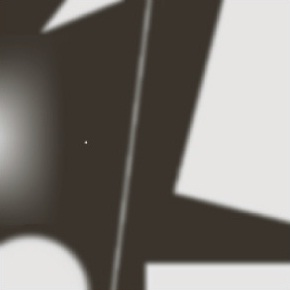
%> input picture Processamento Digital de Imagens/Exemplos_Professor/Exemplo_Segmentacao_0.jpg, 290 x 290 px
$ octave Exemplo_Segmentacao_0.m   (GNU Octave 9; MATLAB toolbox functions it lacks are replaced by stand-ins)
%> lines starting %> are read from the running program, lines starting %| are printed output that depends on the picture; in (x1, y1, x2, y2) boxes, pixels count from 0 and x2, y2 are one past the last pixel; in counts of white or black regions, pixels touching at a corner belong together; the program's own positions count from 1
clear all;
clc;

img=imread('Exemplo_Segmentacao_0.jpg');
%> img is the input picture: size 290x290x3 uint8; mean R, G, B 122.1, 117.7, 112.3
igray=rgb2gray(img);

figure;
subplot(2,2,1);
imshow(img);
title('Original');

subplot(2,2,2);
img(143, :) = 0;
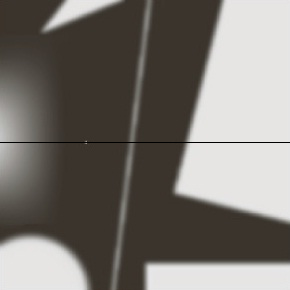
%> img: size 290x290x3 uint8; 0.34% of pixels changed, all inside (x1, y1, x2, y2) = (0, 142, 290, 143)
imshow(img);
title('Linha Avaliada');

subplot(2,2,3);
plot(igray(143,:));
title('Grafico');
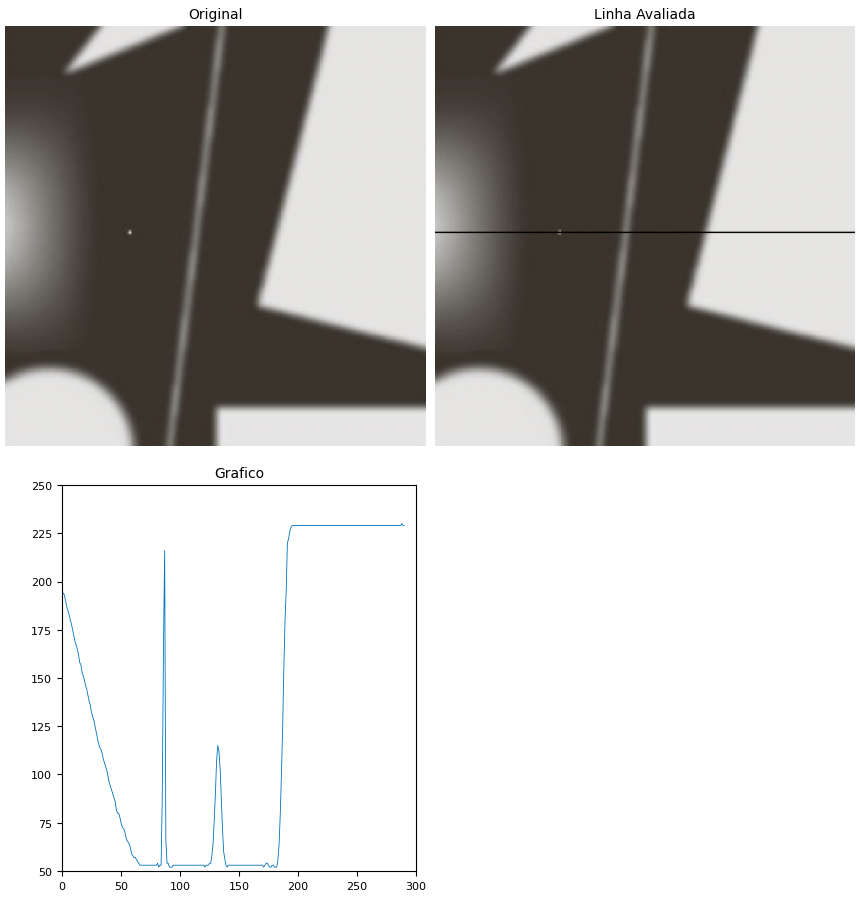
%> figure redrawn from the program's plot data, 3 panels

$ run again, with Processamento Digital de Imagens/Exemplos_Professor/Exemplo_Segmentacao_10.jpg copied over Processamento Digital de Imagens/Exemplos_Professor/Exemplo_Segmentacao_0.jpg
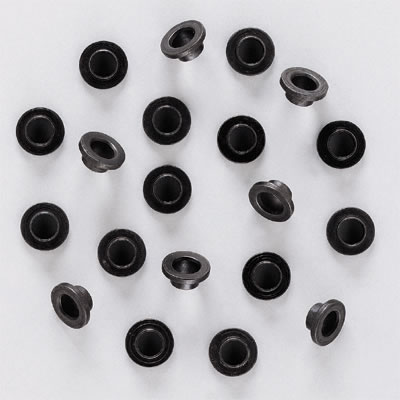
%> input picture Processamento Digital de Imagens/Exemplos_Professor/Exemplo_Segmentacao_10.jpg, 400 x 400 px
%> img is the input picture: size 400x400x3 uint8; mean R, G, B 178.6, 177.4, 180.8
%> `img(143, :) = 0;`:
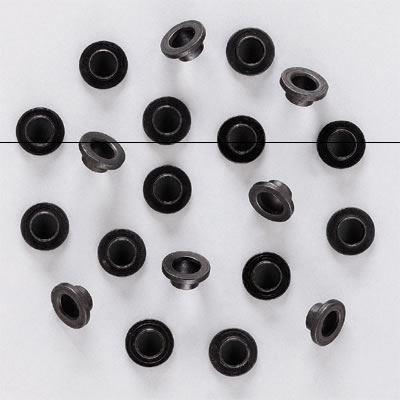
%> img: size 400x400x3 uint8; 0.25% of pixels changed, all inside (x1, y1, x2, y2) = (0, 142, 400, 143)
%> `title('Grafico');`:
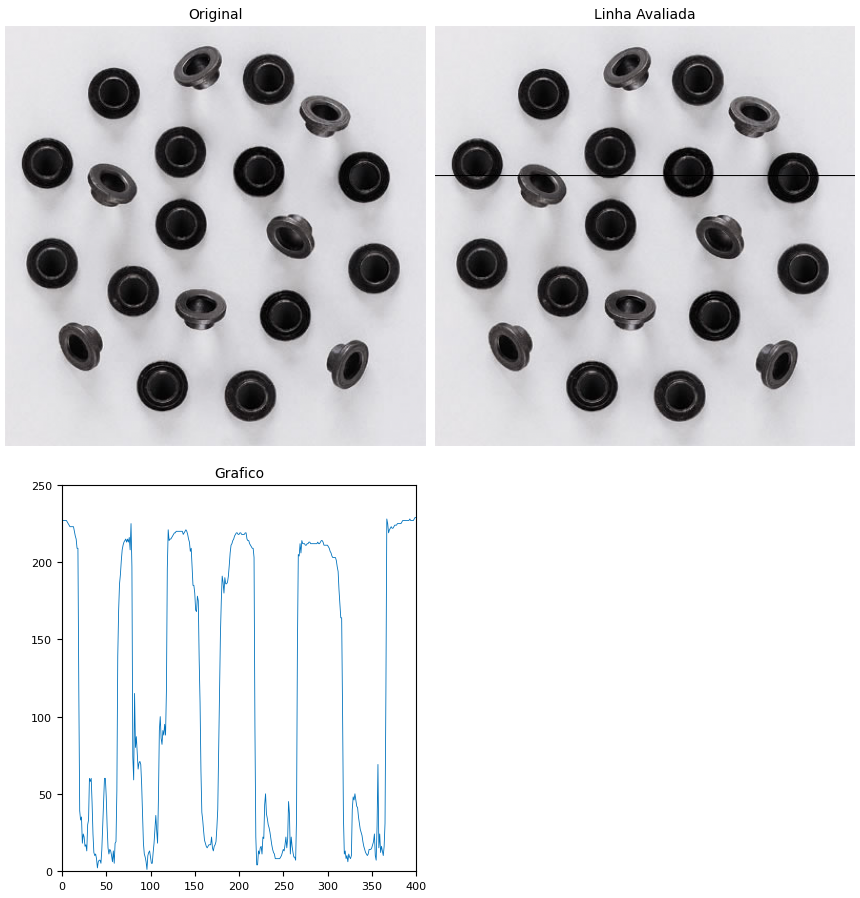
%> figure redrawn from the program's plot data, 3 panels

$ run again, with Processamento Digital de Imagens/Exemplos_Professor/Exemplo_Segmentacao_5.jpg copied over Processamento Digital de Imagens/Exemplos_Professor/Exemplo_Segmentacao_0.jpg
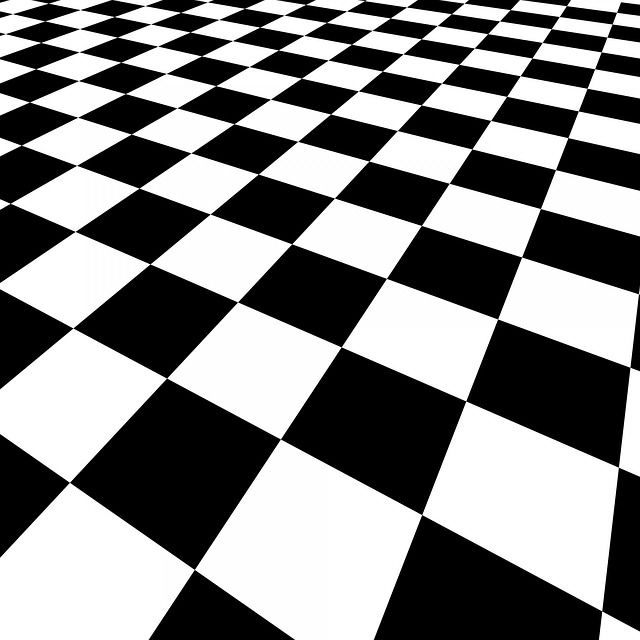
%> input picture Processamento Digital de Imagens/Exemplos_Professor/Exemplo_Segmentacao_5.jpg, 640 x 640 px
%> img is the input picture: size 640x640x3 uint8; min 0, max 255, mean 133.1
%> `img(143, :) = 0;`:
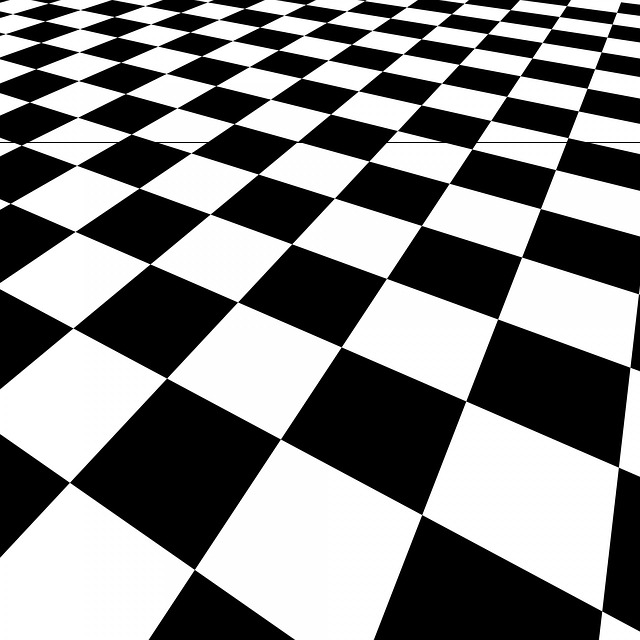
%> img: size 640x640x3 uint8; 0.11% of pixels changed, all inside (x1, y1, x2, y2) = (0, 142, 640, 143)
%> `title('Grafico');`:
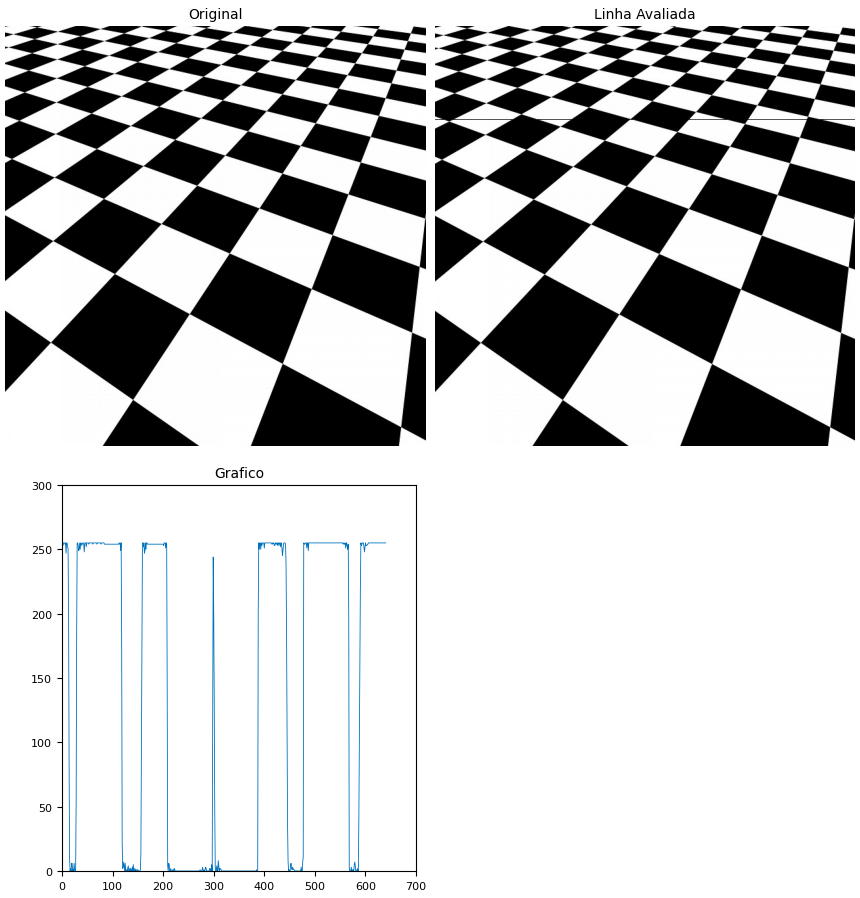
%> figure redrawn from the program's plot data, 3 panels
